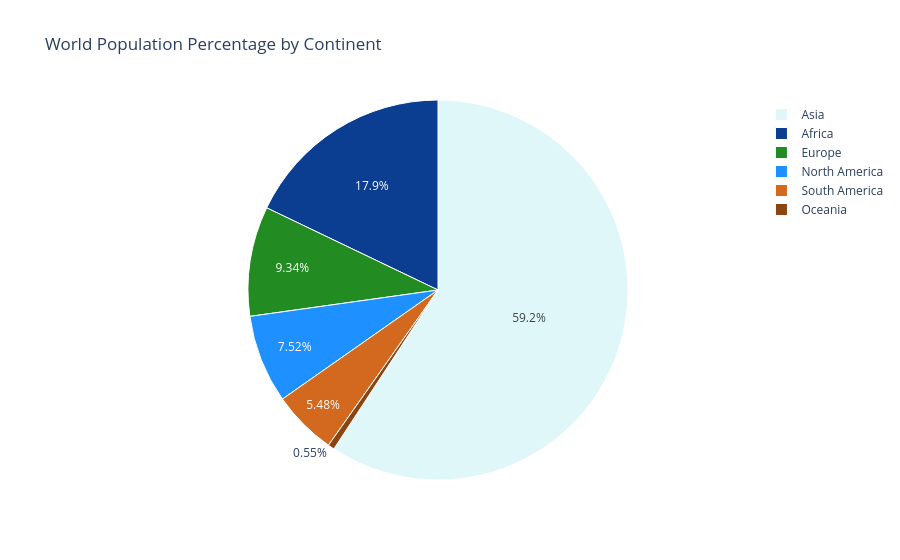

Notebook source saved alongside this figure:
### Markdown cell above
# World Population Percentage by Continent

### Code cell
continent_population_percentage = df.groupby('Continent')['World Population Percentage'].sum().reset_index()

fig = go.Figure(data=[go.Pie(
    labels=continent_population_percentage['Continent'],
    values=continent_population_percentage['World Population Percentage']
)])

fig.update_layout(
    title='World Population Percentage by Continent',
    template='plotly',
    paper_bgcolor='rgba(255,255,255,0)',
    plot_bgcolor='rgba(255,255,255,0)'
)

fig.update_traces(marker=dict(colors=custom_palette, 
                              line=dict(color='#FFFFFF', width=1)))

fig.show()

### Figure 1 — Plotly figure (JSON) as saved in the notebook; plotly's stock layout.template omitted (floating-point values rounded to 4 significant figures)
{"data": [{"labels": ["Africa", "Asia", "Europe", "North America", "Oceania", "South America"], "marker": {"colors": ["#0b3d91", "#e0f7fa", "#228b22", "#1e90ff", "#8B4513", "#D2691E", "#DAA520", "#556B2F"], "line": {"color": "#FFFFFF", "width": 1}}, "type": "pie", "values": [17.87, 59.19, 9.33, 7.51, 0.55, 5.48]}], "layout": {"autosize": true, "paper_bgcolor": "rgba(255,255,255,0)", "plot_bgcolor": "rgba(255,255,255,0)", "title": {"text": "World Population Percentage by Continent"}}}
